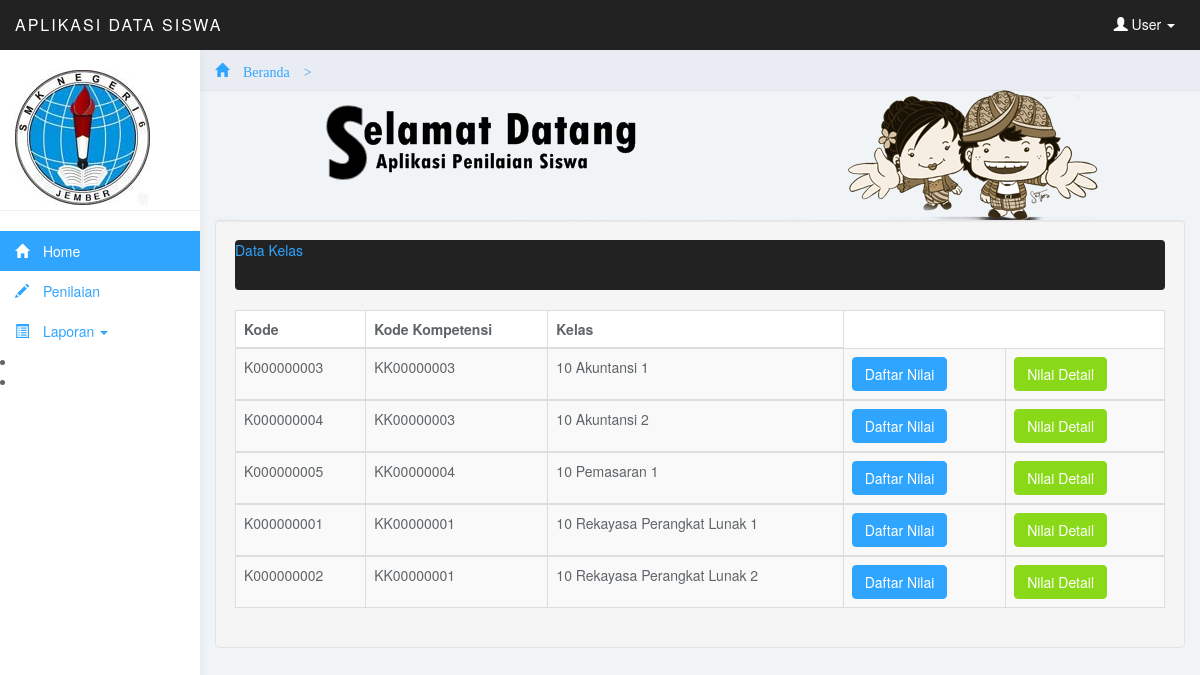
The app's page /admin/menu.php?page=laporkelasnilai (signed in) with its own data.
### tables this page shows
CREATE TABLE IF NOT EXISTS `tb_kelas` (
  `kode_kelas` varchar(10) NOT NULL,
  `kompetensi_kode` char(10) NOT NULL,
  `kelas` varchar(100) NOT NULL,
  `nama_kelas` varchar(50) NOT NULL,
  PRIMARY KEY (`kode_kelas`)
);

### admin/Data/laporan_nilai/siswa_kelas.php (the view, shortened to what this page needs)
<?php
$query = "SELECT * FROM tb_kelas ORDER BY nama_kelas ASC";
$result = mysql_query($query);
?>
<div class="well">
	<div class="navbar navbar-inverse row-fluid">
	  <div class="navbar-inner span12">
 <div class="table-header">
		  <a class="brand" href='?page=laporkelasnilai'>Data Kelas</a>
		</div>
</div>
</div>
<section>
<table class="table table-striped table-bordered table-hover">
    <thead>
    <tr>
         <td> <b>Kode</b> </td>
        <td class='hidden-480'> <b>Kode Kompetensi  </b> </td>
		  <td class='hidden-480'> <b>Kelas</b> </td>
     </tr>
	 </thead>
<?php
while ($data = mysql_fetch_array($result)) {
  ?>
  <?php echo "<tbody><tr>
            <td>".$data['kode_kelas']."</td>
			<td class='hidden-480'>".$data['kompetensi_kode']."</td>
		<td class='hidden-480'>".$data['nama_kelas']."</td>";
$kode2=$data['kode_kelas'];?>
     <td><?php $sql0=mysql_query("select tb_siswa.* from tb_siswa where tb_siswa.kode_kelas='$kode2'"); $cek=mysql_num_rows($sql0); if($cek>0){ ?>
	        <div class="btn-group">
	            <a href="?page=laporpelajaran&kelas=<?php echo $data['kode_kelas']; ?>&kompetensi=<?php echo $data['kompetensi_kode']; ?>"><button class='btn btn-mini btn-primary'> Daftar Nilai </button></a>&nbsp;&nbsp;
	        </div><?php }else{ ?>
			<div class="btn-group">
	            <button class='btn btn-mini btn-danger'> Belum Ada</button>
	        </div><?php } ?>
		</td>
		<td><?php if($cek>0){ ?><div class="btn-group">
	            <a href="?page=siswadet&kelas=<?php echo $data['kode_kelas']; ?>"><button class='btn btn-mini btn-success'> Nilai Detail </button></a>&nbsp;&nbsp;
	        </div><?php }else{ ?>
			<div class="btn-group">
	            <button class='btn btn-mini btn-danger'> Belum Ada</button>
	        </div><?php } ?></td></tr></tbody>
        <?php
}
echo "  </table>";
?>

### admin/css/styles.css (style rules this page uses)
body { background: #f1f4f7; padding-top: 50px; color: #5f6468; }
a, a:hover, a:focus { color: #30a5ff; }
.btn-primary, .btn-primary:hover, .btn-primary:focus, .btn-primary:active, .btn-primary.active, .open > .dropdown-toggle.btn-primary, .btn-primary.disabled, .btn-primary[disabled], fieldset[disabled] .btn-primary, .btn-primary.disabled:hover, .btn-primary[disabled]:hover, fieldset[disabled] .btn-primary:hover, .btn-primary.disabled:focus, .btn-primary[disabled]:focus, fieldset[disabled] .btn-primary:focus, .btn-primary.disabled:active, .btn-primary[disabled]:active, fieldset[disabled] .btn-primary:active, .btn-primary.disabled.active, .btn-primary[disabled].active, fieldset[disabled] .btn-primary.active { background-color: #30a5ff; border-color: #30a5ff; }
.btn-success, .btn-success:hover, .btn-success:focus, .btn-success:active, .btn-success.active, .open > .dropdown-toggle.btn-success, .btn-success.disabled, .btn-success[disabled], fieldset[disabled] .btn-success, .btn-success.disabled:hover, .btn-success[disabled]:hover, fieldset[disabled] .btn-success:hover, .btn-success.disabled:focus, .btn-success[disabled]:focus, fieldset[disabled] .btn-success:focus, .btn-success.disabled:active, .btn-success[disabled]:active, fieldset[disabled] .btn-success:active, .btn-success.disabled.active, .btn-success[disabled].active, fieldset[disabled] .btn-success.active { background-color: #8ad919; border-color: #8ad919; }
.navbar { border: 0; }
.table { background: #fff; }

### records on screen
tb_kelas: kode_kelas "K000000003", kompetensi_kode "KK00000003", nama_kelas "10 Akuntansi 1"
tb_kelas: kode_kelas "K000000004", kompetensi_kode "KK00000003", nama_kelas "10 Akuntansi 2"
tb_kelas: kode_kelas "K000000005", kompetensi_kode "KK00000004", nama_kelas "10 Pemasaran 1"
tb_kelas: kode_kelas "K000000001", kompetensi_kode "KK00000001", nama_kelas "10 Rekayasa Perangkat Lunak 1"
tb_kelas: kode_kelas "K000000002", kompetensi_kode "KK00000001", nama_kelas "10 Rekayasa Perangkat Lunak 2"
